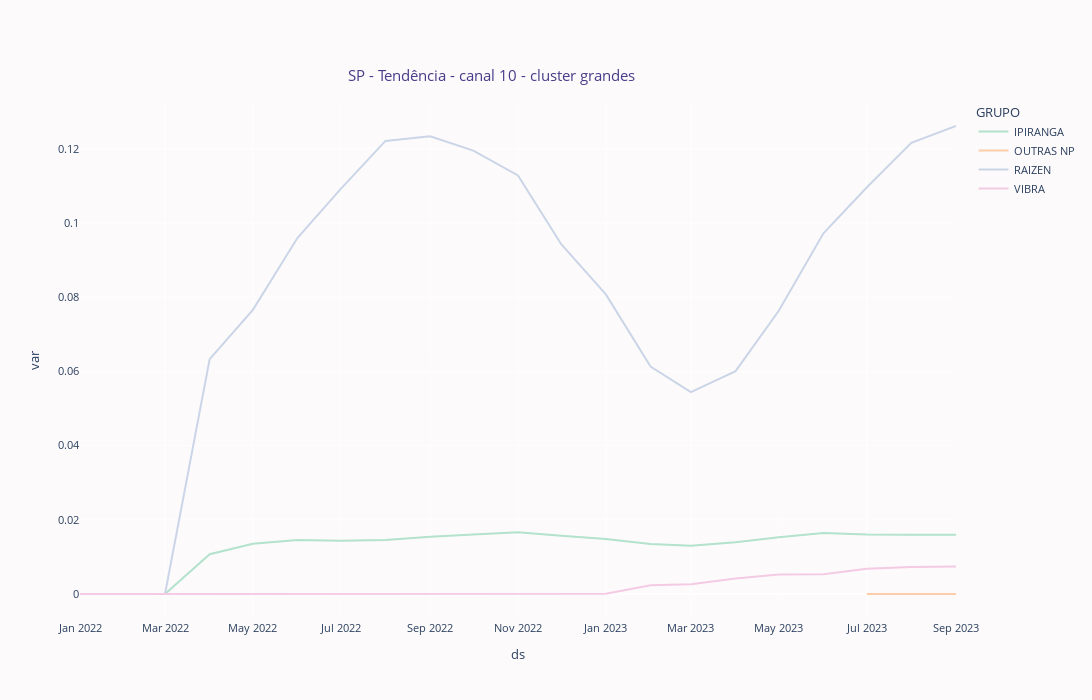

Notebook source saved alongside this figure:
### Code cell
#Brasil var grandes

grandes10_SP_ = grandes10_SP.groupby(["GRUPO","ds"])
grandes10_SP_vol = grandes10_SP_.agg({"var":"sum"}).reset_index()


fig =px.line(grandes10_SP_vol, 
            x="ds", 
            y="var",
            title="SP - Tendência - canal 10 - cluster grandes",
            color="GRUPO",
            color_discrete_sequence=px.colors.qualitative.Pastel2,
            hover_data=["GRUPO"]
        )

fig.update_layout(
    autosize=False,
    width= 1300,
    height=700
)
    
fig.update_layout(
        title = {"x": .45, "y": .90, "font": {"color":"darkslateblue"}},
        plot_bgcolor = "#fcfafa",
        paper_bgcolor = "#fcfafa", 
        font=dict(size=11)
    )
fig.show()

### Figure 1 — Plotly figure (JSON) as saved in the notebook; plotly's stock layout.template omitted (floating-point values rounded to 4 significant figures)
{"data": [{"customdata": [["IPIRANGA"], ["IPIRANGA"], ["IPIRANGA"], ["IPIRANGA"], ["IPIRANGA"], ["IPIRANGA"], ["IPIRANGA"], ["IPIRANGA"], ["IPIRANGA"], ["IPIRANGA"], ["IPIRANGA"], ["IPIRANGA"], ["IPIRANGA"], ["IPIRANGA"], ["IPIRANGA"], ["IPIRANGA"], ["IPIRANGA"], ["IPIRANGA"], ["IPIRANGA"], ["IPIRANGA"], ["IPIRANGA"]], "hovertemplate": "GRUPO=%{customdata[0]}<br>ds=%{x}<br>var=%{y}<extra></extra>", "legendgroup": "IPIRANGA", "line": {"color": "rgb(179,226,205)", "dash": "solid"}, "marker": {"symbol": "circle"}, "mode": "lines", "name": "IPIRANGA", "orientation": "v", "showlegend": true, "type": "scatter", "x": ["2022-01-01T00:00:00", "2022-02-01T00:00:00", "2022-03-01T00:00:00", "2022-04-01T00:00:00", "2022-05-01T00:00:00", "2022-06-01T00:00:00", "2022-07-01T00:00:00", "2022-08-01T00:00:00", "2022-09-01T00:00:00", "2022-10-01T00:00:00", "2022-11-01T00:00:00", "2022-12-01T00:00:00", "2023-01-01T00:00:00", "2023-02-01T00:00:00", "2023-03-01T00:00:00", "2023-04-01T00:00:00", "2023-05-01T00:00:00", "2023-06-01T00:00:00", "2023-07-01T00:00:00", "2023-08-01T00:00:00", "2023-09-01T00:00:00"], "xaxis": "x", "y": [0, 0, 0, 0.01073, 0.01355, 0.01456, 0.01434, 0.01454, 0.01545, 0.01604, 0.01662, 0.01567, 0.01479, 0.0135, 0.013, 0.01397, 0.01532, 0.01646, 0.01606, 0.01599, 0.01599], "yaxis": "y"}, {"customdata": [["OUTRAS NP"], ["OUTRAS NP"], ["OUTRAS NP"]], "hovertemplate": "GRUPO=%{customdata[0]}<br>ds=%{x}<br>var=%{y}<extra></extra>", "legendgroup": "OUTRAS NP", "line": {"color": "rgb(253,205,172)", "dash": "solid"}, "marker": {"symbol": "circle"}, "mode": "lines", "name": "OUTRAS NP", "orientation": "v", "showlegend": true, "type": "scatter", "x": ["2023-07-01T00:00:00", "2023-08-01T00:00:00", "2023-09-01T00:00:00"], "xaxis": "x", "y": [0, 0, 0], "yaxis": "y"}, {"customdata": [["RAIZEN"], ["RAIZEN"], ["RAIZEN"], ["RAIZEN"], ["RAIZEN"], ["RAIZEN"], ["RAIZEN"], ["RAIZEN"], ["RAIZEN"], ["RAIZEN"], ["RAIZEN"], ["RAIZEN"], ["RAIZEN"], ["RAIZEN"], ["RAIZEN"], ["RAIZEN"], ["RAIZEN"], ["RAIZEN"], ["RAIZEN"], ["RAIZEN"], ["RAIZEN"]], "hovertemplate": "GRUPO=%{customdata[0]}<br>ds=%{x}<br>var=%{y}<extra></extra>", "legendgroup": "RAIZEN", "line": {"color": "rgb(203,213,232)", "dash": "solid"}, "marker": {"symbol": "circle"}, "mode": "lines", "name": "RAIZEN", "orientation": "v", "showlegend": true, "type": "scatter", "x": ["2022-01-01T00:00:00", "2022-02-01T00:00:00", "2022-03-01T00:00:00", "2022-04-01T00:00:00", "2022-05-01T00:00:00", "2022-06-01T00:00:00", "2022-07-01T00:00:00", "2022-08-01T00:00:00", "2022-09-01T00:00:00", "2022-10-01T00:00:00", "2022-11-01T00:00:00", "2022-12-01T00:00:00", "2023-01-01T00:00:00", "2023-02-01T00:00:00", "2023-03-01T00:00:00", "2023-04-01T00:00:00", "2023-05-01T00:00:00", "2023-06-01T00:00:00", "2023-07-01T00:00:00", "2023-08-01T00:00:00", "2023-09-01T00:00:00"], "xaxis": "x", "y": [0, 0, 0, 0.06331, 0.07658, 0.09599, 0.1092, 0.1221, 0.1234, 0.1195, 0.1128, 0.09425, 0.08074, 0.06128, 0.05443, 0.06007, 0.07632, 0.09723, 0.1095, 0.1216, 0.1261], "yaxis": "y"}, {"customdata": [["VIBRA"], ["VIBRA"], ["VIBRA"], ["VIBRA"], ["VIBRA"], ["VIBRA"], ["VIBRA"], ["VIBRA"], ["VIBRA"], ["VIBRA"], ["VIBRA"], ["VIBRA"], ["VIBRA"], ["VIBRA"], ["VIBRA"], ["VIBRA"], ["VIBRA"], ["VIBRA"], ["VIBRA"], ["VIBRA"], ["VIBRA"]], "hovertemplate": "GRUPO=%{customdata[0]}<br>ds=%{x}<br>var=%{y}<extra></extra>", "legendgroup": "VIBRA", "line": {"color": "rgb(244,202,228)", "dash": "solid"}, "marker": {"symbol": "circle"}, "mode": "lines", "name": "VIBRA", "orientation": "v", "showlegend": true, "type": "scatter", "x": ["2022-01-01T00:00:00", "2022-02-01T00:00:00", "2022-03-01T00:00:00", "2022-04-01T00:00:00", "2022-05-01T00:00:00", "2022-06-01T00:00:00", "2022-07-01T00:00:00", "2022-08-01T00:00:00", "2022-09-01T00:00:00", "2022-10-01T00:00:00", "2022-11-01T00:00:00", "2022-12-01T00:00:00", "2023-01-01T00:00:00", "2023-02-01T00:00:00", "2023-03-01T00:00:00", "2023-04-01T00:00:00", "2023-05-01T00:00:00", "2023-06-01T00:00:00", "2023-07-01T00:00:00", "2023-08-01T00:00:00", "2023-09-01T00:00:00"], "xaxis": "x", "y": [0, 0, 0, 5.803e-05, 5.803e-05, 5.389e-05, 5.389e-05, 5.389e-05, 5.804e-05, 4.975e-05, 5.803e-05, 5.389e-05, 6.632e-05, 0.00235, 0.002603, 0.004203, 0.005248, 0.005322, 0.00681, 0.007246, 0.007395], "yaxis": "y"}], "layout": {"autosize": false, "font": {"size": 11}, "height": 700, "legend": {"title": {"text": "GRUPO"}, "tracegroupgap": 0}, "paper_bgcolor": "#fcfafa", "plot_bgcolor": "#fcfafa", "title": {"font": {"color": "darkslateblue"}, "text": "SP - Tendência - canal 10 - cluster grandes", "x": 0.45, "y": 0.9}, "width": 1300, "xaxis": {"anchor": "y", "domain": [0, 1], "title": {"text": "ds"}}, "yaxis": {"anchor": "x", "domain": [0, 1], "title": {"text": "var"}}}}
